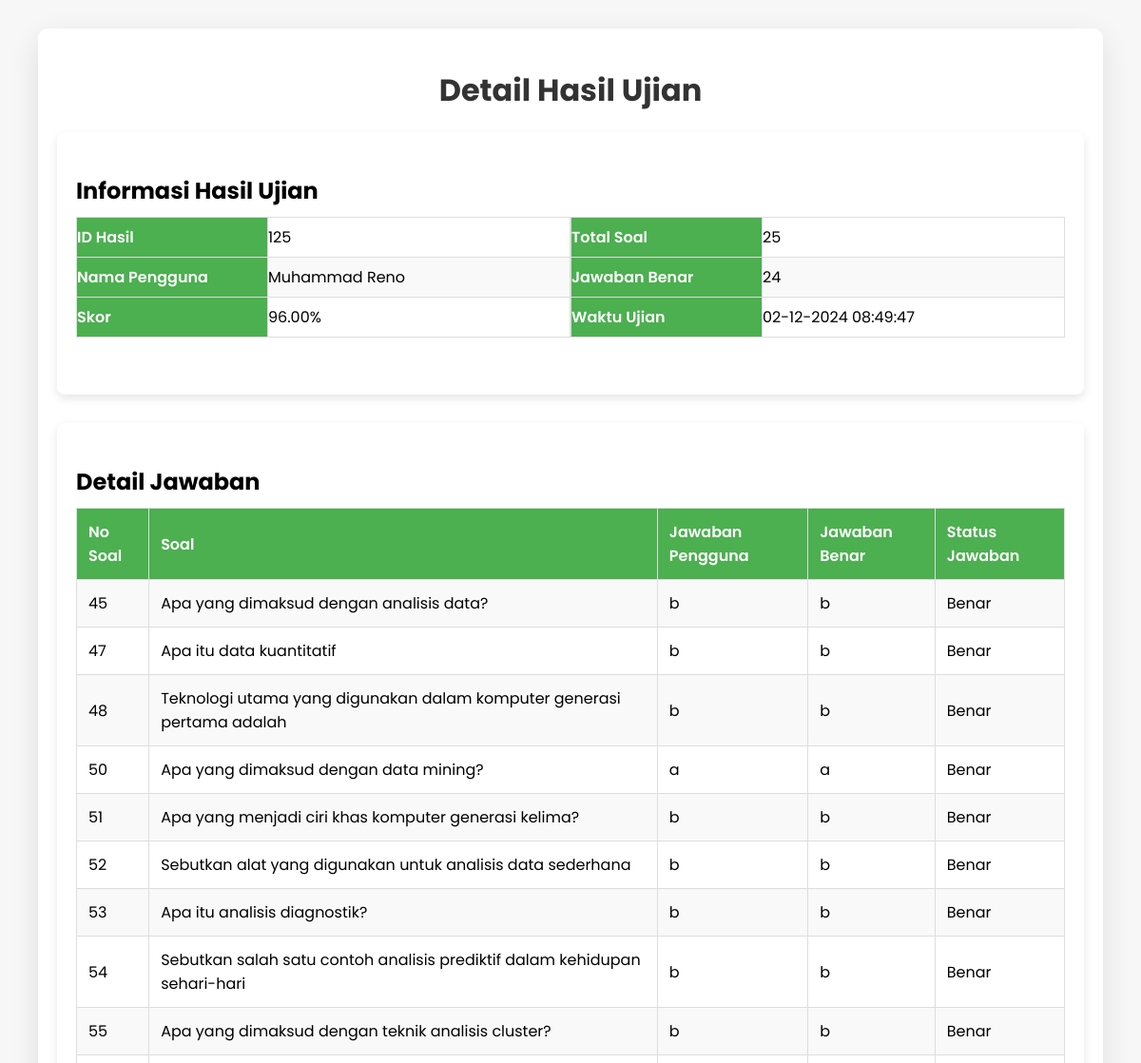
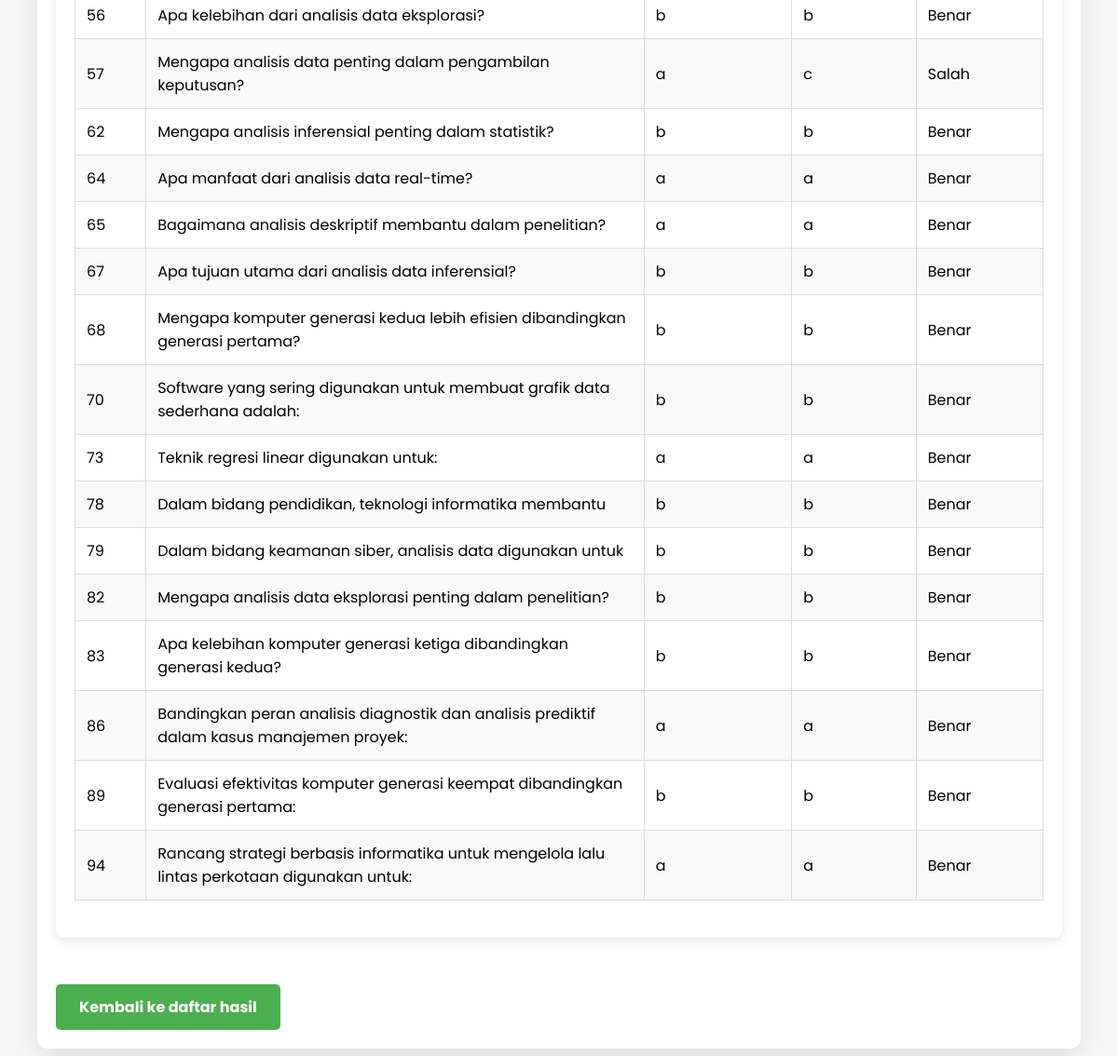
Page /admin/view_results_detail.php?result_id=125 (signed in) on the committed database (2 pictures, top to bottom).
### tables this page shows
CREATE TABLE `results` (
  `id` int(11) NOT NULL,
  `user_id` int(11) NOT NULL,
  `score` decimal(5,2) NOT NULL,
  `total_questions` int(11) NOT NULL,
  `correct_answers` int(11) NOT NULL,
  `created_at` datetime DEFAULT current_timestamp()
);

CREATE TABLE `users` (
  `id` int(11) NOT NULL,
  `username` varchar(255) NOT NULL,
  `password` varchar(255) NOT NULL,
  `role` enum('admin','user') NOT NULL DEFAULT 'user',
  `created_at` datetime NOT NULL DEFAULT current_timestamp()
);

### admin/view_results_detail.php (the view, shortened to what this page needs)
<?php
include('../db.php');
if (isset($_GET['result_id'])) {
    $result_id = (int)$_GET['result_id'];
} else {
    die("Result ID is required.");
}
$query = "
    SELECT
        results.id,
        users.username AS user_name,
        results.score,
        results.total_questions,
        results.correct_answers,
        results.created_at
    FROM
        results
    INNER JOIN
        users ON results.user_id = users.id
    WHERE
        results.id = $result_id
";
$result = $conn->query($query);
if ($result->num_rows > 0) {
    $row = $result->fetch_assoc();
?>
<!DOCTYPE html>
<html lang="id">
<head>
</head>
<body>
<div class="container">
    <h1>Detail Hasil Ujian</h1>
    <div class="card">
        <h3>Informasi Hasil Ujian</h3>
        <div class="result-info">
            <div>
                <table>
                    <tr>
                        <th>ID Hasil</th>
                        <td><?php echo $row['id']; ?></td>
                    </tr>
                    <tr>
                        <th>Nama Pengguna</th>
                        <td><?php echo $row['user_name']; ?></td>
                    </tr>
                    <tr>
                        <th>Skor</th>
                        <td><?php echo $row['score']; ?>%</td>
                    </tr>
                </table>
            </div>
            <div>
                <table>
                    <tr>
                        <th>Total Soal</th>
                        <td><?php echo $row['total_questions']; ?></td>
                    </tr>
                    <tr>
                        <th>Jawaban Benar</th>
                        <td><?php echo $row['correct_answers']; ?></td>
                    </tr>
                    <tr>
                        <th>Waktu Ujian</th>
                        <td><?php echo date("d-m-Y H:i:s", strtotime($row['created_at'])); ?></td>
                    </tr>
                </table>
            </div>
        </div>
    </div>
    <div class="card">
        <h3>Detail Jawaban</h3>
        <div class="table-container">
            <table>
                <tr>
                    <th>No Soal</th>
                    <th>Soal</th>
                    <th>Jawaban Pengguna</th>
                    <th>Jawaban Benar</th>
                    <th>Status Jawaban</th>
                </tr>
                <?php
                $answer_query = "
                SELECT
                    answers.question_id,
                    answers.user_answer,
                    answers.answer AS correct_answer,
                    IF(answers.is_correct = 1, 'Benar', 'Salah') AS answer_status,
                    questions.question  -- Ambil teks soal dari tabel questions
                FROM
                    answers
                INNER JOIN
                    questions ON answers.question_id = questions.id
                WHERE
                    answers.result_id = $result_id
                ORDER BY
                    answers.question_id
                ";
                $answer_result = $conn->query($answer_query);
                if ($answer_result->num_rows > 0) {
                    while ($answer_row = $answer_result->fetch_assoc()) {
                        ?>
                        <tr>
                            <td><?php echo $answer_row['question_id']; ?></td>
                            <td><?php echo htmlspecialchars($answer_row['question']); ?></td>
                            <td><?php echo htmlspecialchars($answer_row['user_answer']); ?></td>
                            <td><?php echo htmlspecialchars($answer_row['correct_answer']); ?></td>
                            <td><?php echo htmlspecialchars($answer_row['answer_status']); ?></td>
                        </tr>
                        <?php
                    }
                } else {
                    echo "<tr><td colspan='5'>Tidak ada jawaban untuk hasil ujian ini.</td></tr>";
                }
                ?>
            </table>
        </div>
    </div>
    <a href="results.php" class="button-back">Kembali ke daftar hasil</a>
</div>
</body>
</html>
<?php
} else {
    echo "Data tidak ditemukan untuk hasil ujian ID $result_id.";
}
?>

### admin/view_results_detail.php (style rules this page uses)
body { font-family: 'Poppins', sans-serif; background-color: #f7f7f7; margin: 0; padding: 0; }
.container { width: 90%; max-width: 1200px; margin: 30px auto; background-color: #ffffff; padding: 20px; border-radius: 10px; box-shadow: 0 10px 30px rgba(0, 0, 0, 0.1); }
h1 { color: #333; text-align: center; font-size: 2em; margin-bottom: 20px; }
.card { background-color: #fff; border-radius: 8px; padding: 20px; box-shadow: 0 4px 10px rgba(0, 0, 0, 0.1); margin-bottom: 30px; }
.card h3 { font-size: 1.5em; margin-bottom: 10px; }
.result-info { display: flex; flex-wrap: wrap; justify-content: space-between; }
.result-info div { flex: 1 1 45%; margin-bottom: 20px; }
.result-info div th { width: 200px; text-align: left; font-weight: 600; padding: 8px 0; }
.result-info div td { font-weight: 400; padding: 8px 0; }
table { width: 100%; border-collapse: collapse; margin-bottom: 20px; }
table, th, td { border: 1px solid #ddd; }
th, td { padding: 12px; text-align: left; }
th { background-color: #4CAF50; color: white; font-weight: 600; }
tr:nth-child(even) { background-color: #f9f9f9; }
.button-back { display: inline-block; padding: 12px 25px; margin-top: 20px; background-color: #4CAF50; color: white; text-decoration: none; font-weight: bold; border-radius: 5px; text-align: center; transition: background-color 0.3s ease; }

### rows in the picture
results: id "125", user.username "Muhammad Reno", score "96.00", total_questions "25", correct_answers "24", created_at "02-12-2024 08:49:47"

### other values in the picture
$answer_row['question_id'] "45"
$answer_row['question'] "Apa yang dimaksud dengan analisis data?"
$answer_row['user_answer'] "b"
$answer_row['correct_answer'] "b"
$answer_row['answer_status'] "Benar"
$answer_row['question_id'] "47"
$answer_row['question'] "Apa itu data kuantitatif"
$answer_row['question_id'] "48"
$answer_row['question'] "Teknologi utama yang digunakan dalam komputer generasi pertama adalah"
$answer_row['question_id'] "50"
$answer_row['question'] "Apa yang dimaksud dengan data mining?"
$answer_row['user_answer'] "a"
$answer_row['correct_answer'] "a"
$answer_row['question_id'] "51"
$answer_row['question'] "Apa yang menjadi ciri khas komputer generasi kelima?"
